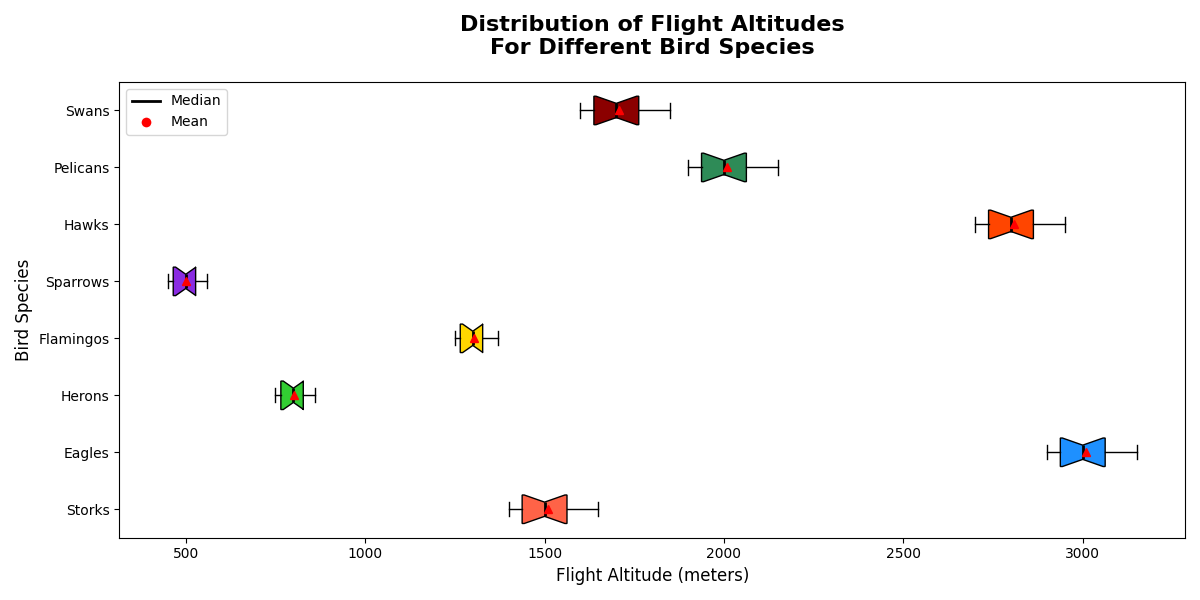

The Python source for this figure:
import numpy as np
import matplotlib.pyplot as plt

bird_species = ['Storks', 'Eagles', 'Herons', 'Flamingos', 'Sparrows', 'Hawks', 'Pelicans', 'Swans']

storks_altitude = np.array([1500, 1600, 1400, 1450, 1550, 1650, 1400, 1500, 1550, 1600, 1500, 1400])
eagles_altitude = np.array([3000, 3100, 2900, 2950, 3050, 3150, 2900, 3000, 3050, 3100, 3000, 2900])
herons_altitude = np.array([800, 850, 750, 770, 820, 860, 750, 800, 820, 850, 800, 750])
flamingos_altitude = np.array([1300, 1350, 1250, 1270, 1320, 1370, 1250, 1300, 1320, 1350, 1300, 1250])
sparrows_altitude = np.array([500, 550, 450, 470, 520, 560, 450, 500, 520, 550, 500, 450])
hawks_altitude = np.array([2800, 2900, 2700, 2750, 2850, 2950, 2700, 2800, 2850, 2900, 2800, 2700])
pelicans_altitude = np.array([2000, 2100, 1900, 1950, 2050, 2150, 1900, 2000, 2050, 2100, 2000, 1900])
swans_altitude = np.array([1700, 1800, 1600, 1650, 1750, 1850, 1600, 1700, 1750, 1800, 1700, 1600])

data = [storks_altitude, eagles_altitude, herons_altitude, 
        flamingos_altitude, sparrows_altitude, hawks_altitude, 
        pelicans_altitude, swans_altitude]

colors = ['#FF6347', '#1E90FF', '#32CD32', '#FFD700', '#8A2BE2', '#FF4500', '#2E8B57', '#8B0000']

fig, ax = plt.subplots(figsize=(12, 6))

box = ax.boxplot(data, patch_artist=True, notch=True, vert=False, showmeans=True, labels=bird_species)

for patch, color in zip(box['boxes'], colors):
    patch.set_facecolor(color)

for median, mean in zip(box['medians'], box['means']):
    median.set_color('black')
    median.set_linewidth(2)
    mean.set_markerfacecolor('red')
    mean.set_markeredgecolor('red')

ax.set_title('Distribution of Flight Altitudes\nFor Different Bird Species', fontsize=16, fontweight='bold', pad=20)
ax.set_xlabel('Flight Altitude (meters)', fontsize=12)
ax.set_ylabel('Bird Species', fontsize=12)
ax.set_yticklabels(bird_species)

median_legend = plt.Line2D([0], [0], color='black', lw=2, label='Median')
mean_legend = plt.Line2D([0], [0], marker='o', color='w', markerfacecolor='red', markersize=8, label='Mean')
ax.legend(handles=[median_legend, mean_legend], loc='upper left')

plt.tight_layout()
plt.show()
